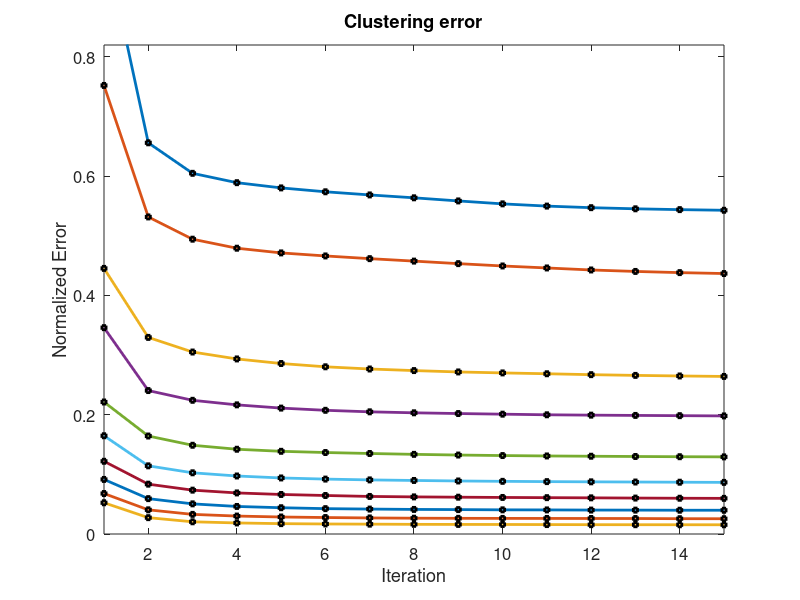

This figure's MATLAB source: (Note: this script raises an error after producing the figure.)
clc;
clear all;
close all;

path(path, '../legendflex');
path(path, '../plot2svg');

abcissa = 1:50;

set(gca,'FontSize',12)

data32 = [
    1,
    0.65598737,
    0.604828266,
    0.589124458,
    0.580374802,
    0.573858788,
    0.568592773,
    0.563756969,
    0.558527124,
    0.553601807,
    0.549864539,
    0.547209873,
    0.545322034,
    0.543935283,
    0.542862408,
    0.541972142,
    0.541117565,
    0.540282343,
    0.539514137,
    0.538828318,
    0.538104988,
    0.537326092,
    0.536486548,
    0.535619641,
    0.534825413,
    0.534077443,
    0.533347207,
    0.53270088,
    0.532024048,
    0.531341972,
    0.530648186,
    0.529945873,
    0.529229349,
    0.528481699,
    0.527789054,
    0.527115145,
    0.526374541,
    0.525548087,
    0.524750816,
    0.523941776,
    0.523233839,
    0.522480965,
    0.521797087,
    0.52113863,
    0.5204399,
    0.519732103,
    0.519026528,
    0.518291428,
    0.517531368,
    0.516759178];
    
data64 = [
    0.752186248,
    0.531687474,
    0.494371119,
    0.479231191,
    0.471360472,
    0.466272523,
    0.461742228,
    0.457613801,
    0.453378266,
    0.449456087,
    0.446130055,
    0.442746235,
    0.440293415,
    0.438309456,
    0.436775385,
    0.435434091,
    0.434350267,
    0.433334719,
    0.432480262,
    0.431581769,
    0.430802734,
    0.430035408,
    0.429238538,
    0.428512206,
    0.427788516,
    0.427049613,
    0.426331908,
    0.425640604,
    0.424975542,
    0.424273589,
    0.423640473,
    0.423015583,
    0.422439373,
    0.421847971,
    0.421235571,
    0.420674654,
    0.420198626,
    0.419703322,
    0.419171028,
    0.418614774,
    0.418067207,
    0.417483611,
    0.417001878,
    0.416608618,
    0.416154187,
    0.415730962,
    0.415313061,
    0.414887174,
    0.41445328,
    0.413951751];
    
data128 = [
    0.445393174,
    0.32967926,
    0.305149734,
    0.293556259,
    0.285890807,
    0.280383015,
    0.276707757,
    0.27403844,
    0.271749253,
    0.27012657,
    0.268723866,
    0.267186012,
    0.265987094,
    0.265015782,
    0.264221394,
    0.263577368,
    0.263045515,
    0.262594527,
    0.262176646,
    0.261781404,
    0.261375072,
    0.2609923,
    0.260662711,
    0.260364068,
    0.260046989,
    0.259684714,
    0.25936201,
    0.259090189,
    0.258888204,
    0.258687801,
    0.258353788,
    0.258234331,
    0.258114053,
    0.258011309,
    0.257928701,
    0.257859985,
    0.257769291,
    0.257659942,
    0.257545909,
    0.257427613,
    0.257305593,
    0.257182273,
    0.257066899,
    0.256964455,
    0.256858028,
    0.256747358,
    0.256620074,
    0.256519372,
    0.25645514,
    0.25638196];
    
data256 = [
    0.346009779,
    0.240530172,
    0.224209381,
    0.216562424,
    0.211132656,
    0.207429836,
    0.204880256,
    0.203233693,
    0.202005812,
    0.200942965,
    0.19990636,
    0.199312916,
    0.198854001,
    0.198429095,
    0.198008352,
    0.197689351,
    0.197353838,
    0.19702489,
    0.196695201,
    0.196389972,
    0.19608164,
    0.195812221,
    0.195580371,
    0.195370821,
    0.195091413,
    0.194832722,
    0.194567525,
    0.194359055,
    0.19419292,
    0.194065356,
    0.193961471,
    0.193894937,
    0.193843135,
    0.193784046,
    0.193721956,
    0.193639569,
    0.193581221,
    0.193510323,
    0.193454718,
    0.193395129,
    0.193311501,
    0.19324897,
    0.193211319,
    0.193201812,
    0.193203193,
    0.1931881,
    0.193168785,
    0.193157075,
    0.193141662,
    0.193127751];
    
data512 = [
    0.22136436,
    0.164320056,
    0.148806784,
    0.142124774,
    0.138670016,
    0.136635837,
    0.13502008,
    0.133574381,
    0.132416496,
    0.131540362,
    0.130867053,
    0.130404896,
    0.129970782,
    0.12960052,
    0.12934297,
    0.129165685,
    0.129041143,
    0.128925709,
    0.128773665,
    0.128691158,
    0.128601125,
    0.128512592,
    0.128413972,
    0.128325059,
    0.128245875,
    0.128059082,
    0.127927695,
    0.127855036,
    0.127743925,
    0.127652931,
    0.127593062,
    0.127551508,
    0.127490819,
    0.127471083,
    0.127461395,
    0.127453348,
    0.127458733,
    0.127452628,
    0.127429009,
    0.127428608,
    0.127416558,
    0.127409873,
    0.127384712,
    0.127346161,
    0.127333431,
    0.127326765,
    0.127305508,
    0.127288174,
    0.127287693,
    0.127278186];
    
data1024 = [
    0.164747305,
    0.114310609,
    0.102642073,
    0.097283482,
    0.093985112,
    0.092082581,
    0.090722091,
    0.089777721,
    0.088921743,
    0.088321533,
    0.087829632,
    0.087480988,
    0.087176599,
    0.086847891,
    0.086558395,
    0.086325025,
    0.086048219,
    0.085913329,
    0.085796354,
    0.085692609,
    0.085610082,
    0.085578977,
    0.085499972,
    0.085373529,
    0.08531356,
    0.085249248,
    0.085205032,
    0.085147565,
    0.085089878,
    0.085089938,
    0.085075646,
    0.085102148,
    0.085126868,
    0.085127889,
    0.085123185,
    0.085074825,
    0.084999804,
    0.084961373,
    0.084939935,
    0.08489688,
    0.084873801,
    0.084827043,
    0.084775041,
    0.084744156,
    0.084731045,
    0.084721077,
    0.084715192,
    0.08465166,
    0.084648398,
    0.084657185,
];

data2048 = [
    0.121952162,
    0.083571039,
    0.073532251,
    0.068876434,
    0.066291366,
    0.064573485,
    0.062992175,
    0.062233296,
    0.061729746,
    0.061294891,
    0.060939201,
    0.060640017,
    0.060261848,
    0.059961543,
    0.059769787,
    0.059661459,
    0.059542121,
    0.059424886,
    0.05927034,
    0.05920919,
    0.059146599,
    0.059102443,
    0.059049219,
    0.059020416,
    0.058996917,
    0.058937668,
    0.058865389,
    0.058809244,
    0.058748634,
    0.05866965,
    0.058647692,
    0.058622071,
    0.058605117,
    0.058613904,
    0.058603216,
    0.05862121,
    0.058617087,
    0.058622892,
    0.058616426,
    0.058625053,
    0.058629477,
    0.05862119,
    0.058624593,
    0.058621751,
    0.058628376,
    0.05860832,
    0.058614765,
    0.058577575,
    0.058550593,
    0.05852237];
    
data4096 = [
    0.091506451,
    0.059306449,
    0.050544263,
    0.046202562,
    0.044059714,
    0.042516355,
    0.041816164,
    0.041224642,
    0.040923276,
    0.040521408,
    0.040395626,
    0.040140998,
    0.0400449,
    0.039859168,
    0.039842915,
    0.039650258,
    0.039659445,
    0.039483542,
    0.039503598,
    0.039365366,
    0.039374133,
    0.039253074,
    0.03929761,
    0.039167925,
    0.039258619,
    0.039177592,
    0.039221268,
    0.039120666,
    0.039218926,
    0.039103712,
    0.039177432,
    0.039050869,
    0.03911372,
    0.039008915,
    0.039056994,
    0.038960055,
    0.039048387,
    0.038949046,
    0.039031814,
    0.038911776,
    0.039006253,
    0.038923565,
    0.03897845,
    0.03887971,
    0.038971164,
    0.038876967,
    0.038967081,
    0.038858392,
    0.038947205,
    0.038878689];

data8192 = [
    0.067872535,
    0.040529955,
    0.03292171,
    0.030087319,
    0.028512134,
    0.027621327,
    0.026930284,
    0.026492987,
    0.026285298,
    0.026176549,
    0.026101288,
    0.026026687,
    0.025961454,
    0.025676862,
    0.0256011,
    0.025291327,
    0.025240386,
    0.025121489,
    0.025064582,
    0.02497549,
    0.024862617,
    0.024797024,
    0.024735214,
    0.024668679,
    0.024636933,
    0.024564314,
    0.024531307,
    0.024490054,
    0.02447308,
    0.024412691,
    0.024378463,
    0.024371177,
    0.024372998,
    0.024364651,
    0.024366853,
    0.024360068,
    0.024363911,
    0.024357786,
    0.024361028,
    0.024354963,
    0.024358706,
    0.02435114,
    0.024354083,
    0.024347077,
    0.02435126,
    0.024345936,
    0.024349739,
    0.024343914,
    0.024348078,
    0.024342413];
    
data16384 = [
    0.052400297,
    0.027408274,
    0.020481344,
    0.018546046,
    0.017361179,
    0.016814313,
    0.016520574,
    0.016200993,
    0.016055675,
    0.015969244,
    0.015800587,
    0.015636333,
    0.015563914,
    0.0155232,
    0.015474541,
    0.015433287,
    0.015344995,
    0.015304642,
    0.015261547,
    0.015195013,
    0.015177158,
    0.015135664,
    0.015072613,
    0.015038445,
    0.015019249,
    0.014991707,
    0.014963704,
    0.014935961,
    0.014918627,
    0.014904496,
    0.014884239,
    0.014871109,
    0.014851673,
    0.01482387,
    0.014804354,
    0.014790363,
    0.014776271,
    0.014764001,
    0.014748689,
    0.014731134,
    0.014720105,
    0.014703832,
    0.014697287,
    0.014678051,
    0.014666382,
    0.014655553,
    0.014631653,
    0.014608695,
    0.014594743,
    0.014577909];

markersize = 3;
limit = 15;
    
hold all;
axis([1,15,0,0.82]);
axis on;
plot(abcissa(1:limit), data32(1:limit), '-s', 'LineWidth',2, 'MarkerEdgeColor','k', 'MarkerSize', markersize);
plot(abcissa(1:limit), data64(1:limit), '-s', 'LineWidth',2, 'MarkerEdgeColor','k', 'MarkerSize', markersize);
plot(abcissa(1:limit), data128(1:limit), '-s', 'LineWidth',2, 'MarkerEdgeColor','k', 'MarkerSize', markersize);
plot(abcissa(1:limit), data256(1:limit), '-s', 'LineWidth',2, 'MarkerEdgeColor','k', 'MarkerSize', markersize);
plot(abcissa(1:limit), data512(1:limit), '-s', 'LineWidth',2, 'MarkerEdgeColor','k', 'MarkerSize', markersize);
plot(abcissa(1:limit), data1024(1:limit), '-s', 'LineWidth',2, 'MarkerEdgeColor','k', 'MarkerSize', markersize);
plot(abcissa(1:limit), data2048(1:limit), '-s', 'LineWidth',2, 'MarkerEdgeColor','k', 'MarkerSize', markersize);
plot(abcissa(1:limit), data4096(1:limit), '-s', 'LineWidth',2, 'MarkerEdgeColor','k', 'MarkerSize', markersize);
plot(abcissa(1:limit), data8192(1:limit), '-s', 'LineWidth',2, 'MarkerEdgeColor','k', 'MarkerSize', markersize);
plot(abcissa(1:limit), data16384(1:limit), '-s', 'LineWidth',2, 'MarkerEdgeColor','k', 'MarkerSize', markersize);

set(gca, 'Box', 'on');

title('Clustering error')
xlabel('Iteration');
ylabel('Normalized Error');
%cd('../legendflex');
legendflex({'32', '64', '128', '256', '512', '1024', '2048', '4096', '8192', '16384'}, 'Location', [0.7 0.457 0.1669 0.455], 'ncol', 3);
%cd('../plot2svg');
%legend('32', '64', '128', '256', '512', '1024', '2048', '4096', '8192', '16384', 'Location', [0.7 0.457 0.1669 0.455]);
plot2svg('../clustering/clustering_error.svg');
%cd('../clustering');
